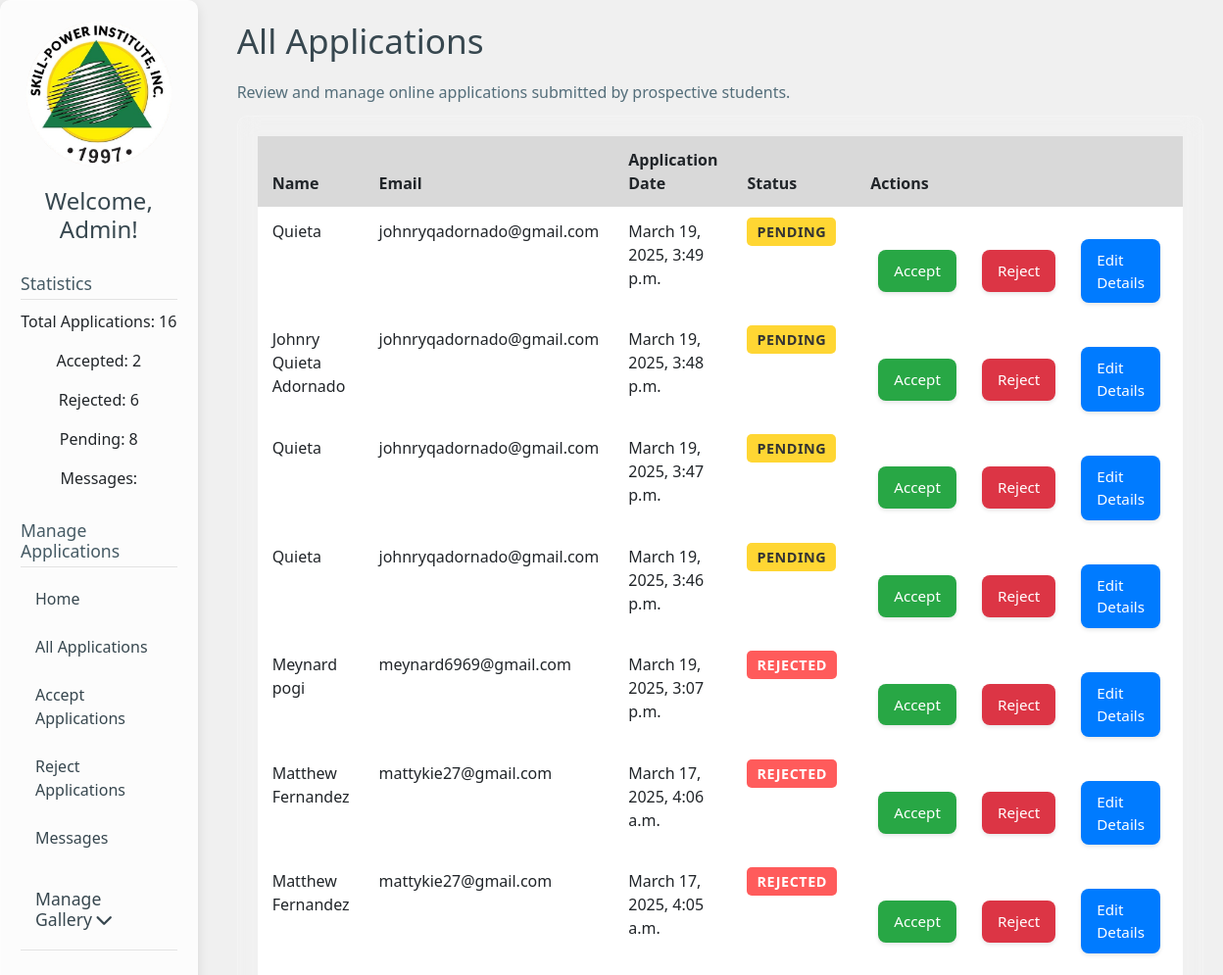
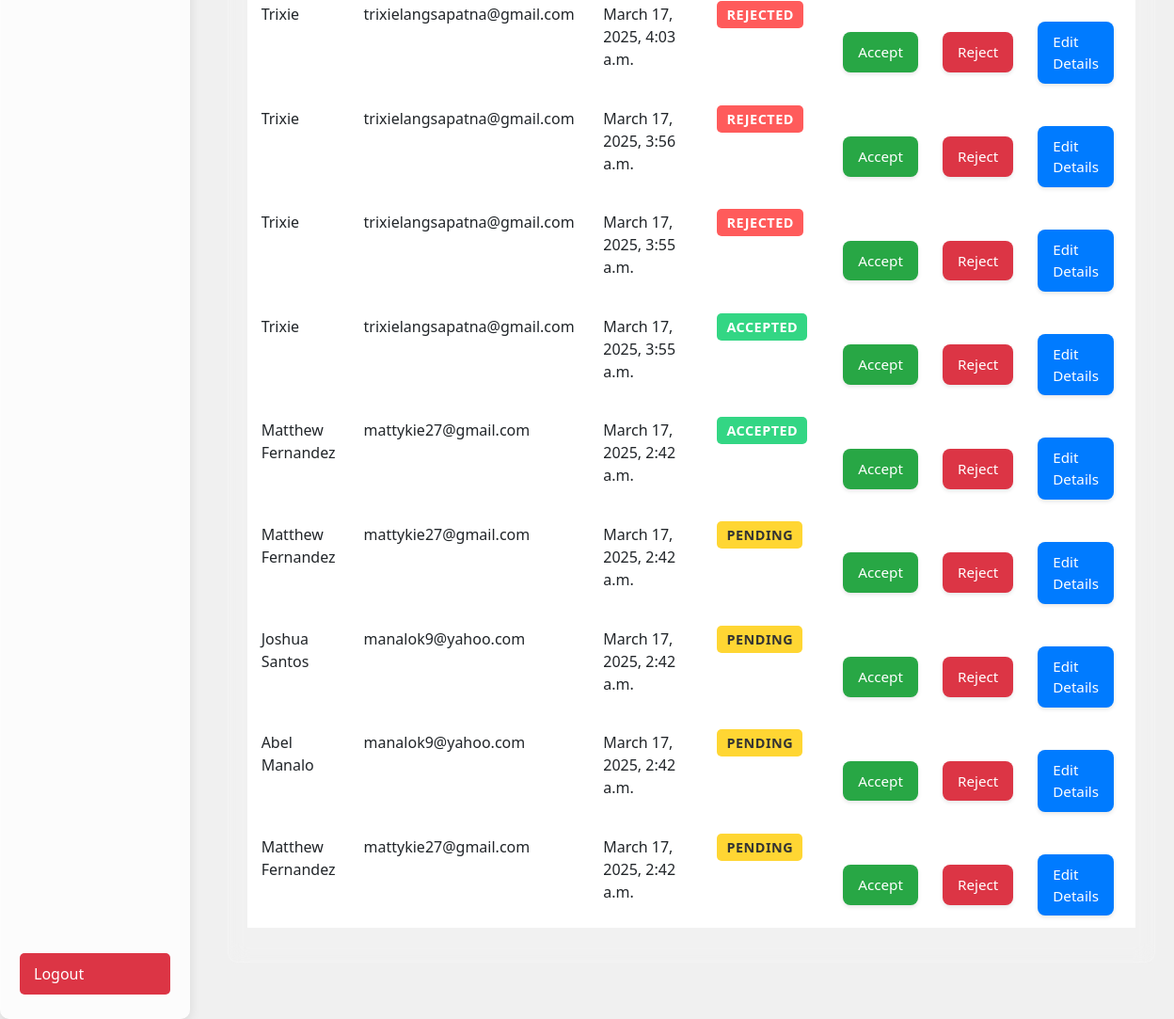
The page /admin_dashboard/ (signed in) on the database as committed earlier (2 pictures, top to bottom).
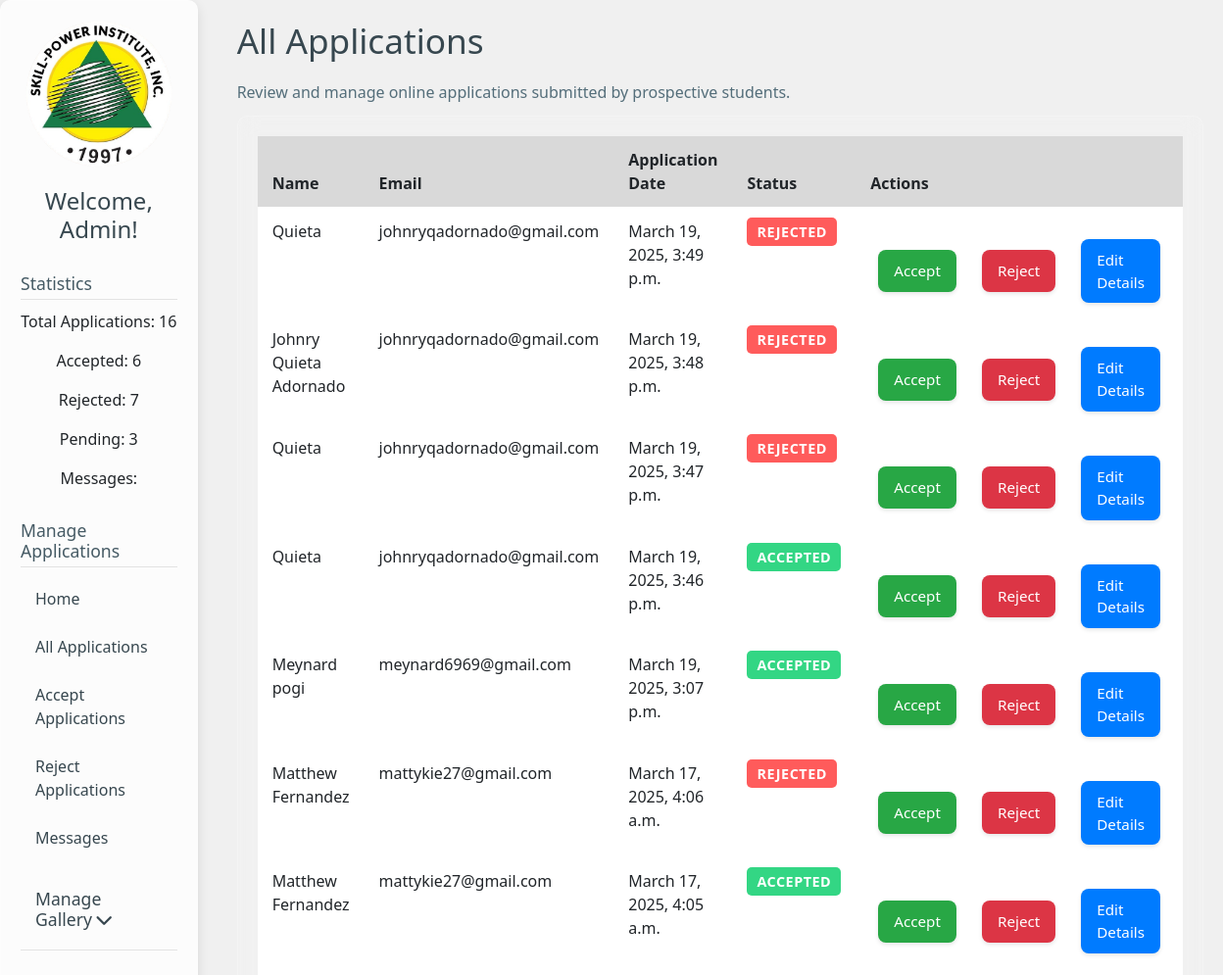
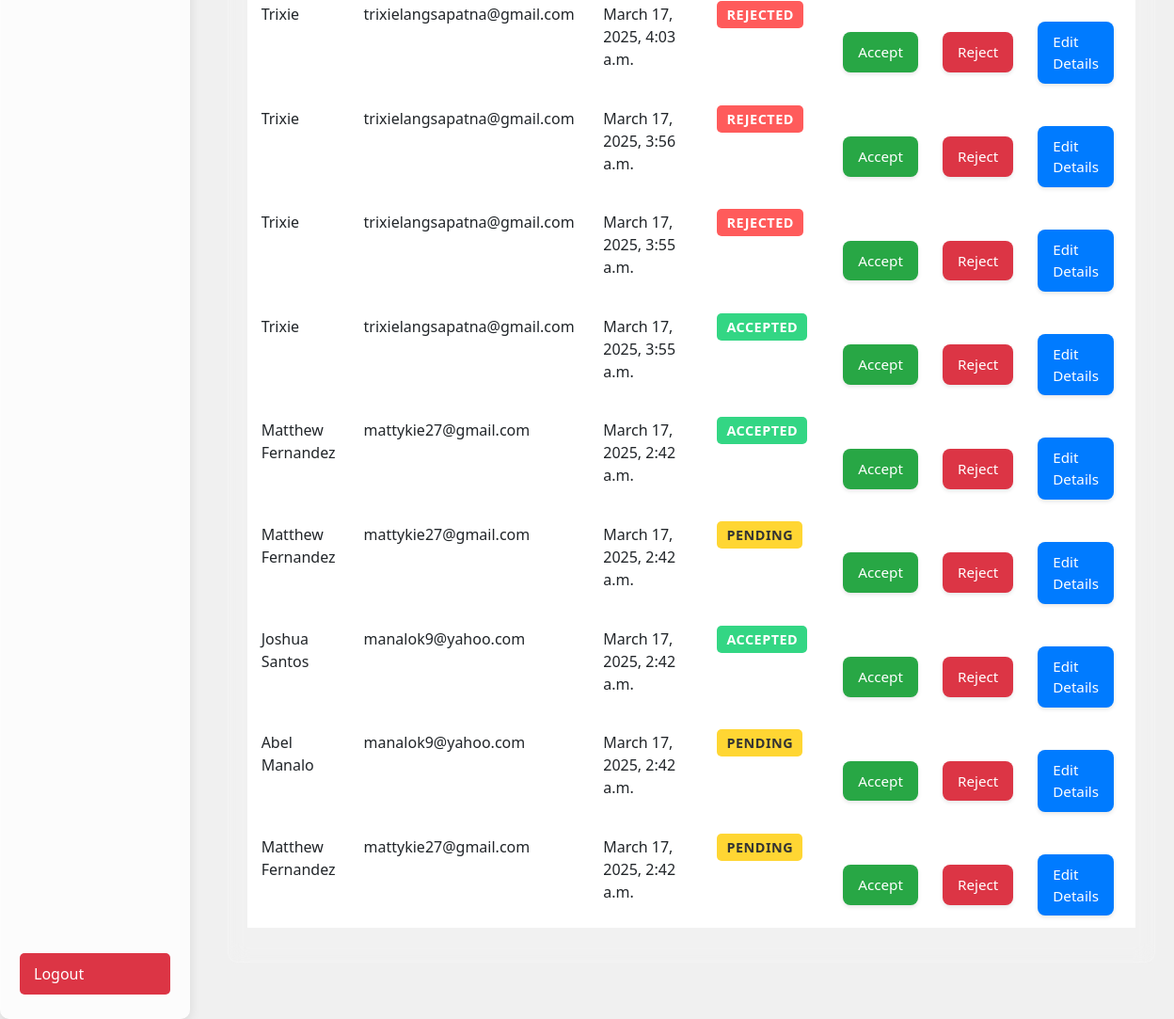
The same page on the database as committed later (2 pictures, top to bottom).
### myapp/models.py (models this page shows, shortened)
class Application(models.Model):
    STATUS_CHOICES = [
        ('pending', 'Pending'),
        ('accepted', 'Accepted'),
        ('rejected', 'Rejected'),
    ]
    name = models.CharField(max_length=100)  # Applicant's Name
    address = models.TextField()  # Applicant's Address
    email = models.EmailField()  # Applicant's Email
    contact_number = models.CharField(max_length=20)  # Applicant's Phone Number
    previous_school = models.CharField(max_length=100)  # Applicant's Previous School
    application_date = models.DateTimeField(auto_now_add=True)  # Date of Application
    status = models.CharField(  # Status of Application
        max_length=20,
        choices=STATUS_CHOICES,
        default='pending',
        help_text="Status of the application (Pending, Accepted, Rejected)"
    )
    applicant = models.ForeignKey(User, null=True, blank=True, on_delete=models.SET_NULL, related_name='applications')  # Optional
    notes = models.TextField(blank=True)
    class Meta:  # Add Meta class for ordering and display name
        verbose_name = "Application"  # Custom name
        verbose_name_plural = "Applications"  # Custom plural name
        ordering = ['application_date']  # Default ordering of entries

### myapp/views.py (the view)
# urls.py: path('admin_dashboard/', views.admin_dashboard, name='admin_dashboard'), #URL for the admin dashboard
@login_required
@user_passes_test(is_admin) # checks user is an admin before accessing
def admin_dashboard(request):
    applications = Application.objects.all().order_by('-application_date')
    application_count = Application.objects.count()
    accepted_count = Application.objects.filter(status='accepted').count()
    rejected_count = Application.objects.filter(status='rejected').count()
    pending_count = Application.objects.filter(status='pending').count()
    context = {
        'applications': applications,
        'application_count': application_count,
        'accepted_count': accepted_count,
        'rejected_count': rejected_count,
        'pending_count': pending_count,
    }
    return render(request, 'admin_dashboard.html', context)

### myapp/context_processors.py (called while the page is built)
def slider_images(request):
    slider_folder = os.path.join(settings.STATICFILES_DIRS[0], 'images', 'slider')
    if not os.path.exists(slider_folder):
        return {'image_files': []}  # Return an empty list if the folder doesn't exist
    image_files = [
        f"images/slider/{f}" for f in os.listdir(slider_folder)
        if f.lower().endswith(('.jpg', '.jpeg', '.png', '.gif'))
    ]
    return {'image_files': image_files}

### myapp/views.py (called while the page is built)
def is_admin(user):
    return user.is_staff and user.is_superuser # checks if the user is both of the condition

### templates/admin_dashboard.html (shortened to what this page needs)
{% extends 'admin_base.html' %}
{% load static %}
{% block head %}
    <link rel="stylesheet" type="text/css" href="{% static 'css/admin_dashboard.css' %}">
{% endblock %}
{% block content %}
    <div class="admin-dashboard-content">
        <h1>All Applications</h1>
        <p>Review and manage online applications submitted by prospective students.</p>
        <div class="table-container">
            {% if applications %}
                <table class="table">
                    <thead>
                        <tr>
                            <th>Name</th>
                            <th>Email</th>
                            <th>Application Date</th>
                            <th>Status</th>
                            <th>Actions</th>
                        </tr>
                    </thead>
                    <tbody>
                        {% for application in applications %}
                            <tr>
                                <td>{{ application.name }}</td>
                                <td>{{ application.email }}</td>
                                <td>{{ application.application_date }}</td>
                                <td>
                                    <span class="application-status {{ application.status }}">
                                        {{ application.get_status_display }}
                                    </span>
                                </td>
                                <td>
                                    <div class="action-buttons">
                                        <form method="post" action="{% url 'accept_application' application.id %}">
                                            <button type="submit" class="btn btn-success ripple">Accept</button>
                                        </form>
                                        <form method="post" action="{% url 'reject_application' application.id %}">
                                            <button type="submit" class="btn btn-danger ripple">Reject</button>
                                        </form>
                                        <a href="{% url 'edit_application' application.id %}" class="btn-primary">Edit Details</a>
                                    </div>
                                </td>
                            </tr>
                        {% endfor %}
                    </tbody>
                </table>
            {% else %}
                <p>No online applications found.</p>
            {% endif %}
        </div>
    </div>
{% endblock %}

### templates/admin_base.html (shortened to what this page needs)
{% load static %}
<!DOCTYPE html>
<html lang="en">
<head>
    <link rel="stylesheet" href="https://cdn.jsdelivr.net/npm/bootstrap@5.3.0/dist/css/bootstrap.min.css">
    <link rel="stylesheet" href="https://cdnjs.cloudflare.com/ajax/libs/font-awesome/6.0.0/css/all.min.css" />
    {% block head %}{% endblock %}
</head>
<body>
    <div class="sidebar">
        <img src="{% static 'images/SPI_LOGO-removebg-preview.png' %}" alt="School Logo">
        <div class="sidebar-section">
            <h4>Welcome, Admin!</h4>
        </div>
        <div class="sidebar-section">
            <h5>Statistics</h5>
            <p>Total Applications: {{ application_count }}</p>
            <p>Accepted: {{ accepted_count }}</p>
            <p>Rejected: {{ rejected_count }}</p>
            <p>Pending: {{ pending_count }}</p>
            <p>Messages: {{ message_count }}</p>
        </div>
        <div class="sidebar-section">
            <h5>Manage Applications</h5>
            <a href="{% url 'admin_home' %}">Home</a>
            <a href="{% url 'admin_dashboard' %}">All Applications</a>
            <a href="#">Accept Applications</a>
            <a href="#">Reject Applications</a>
            <a href="{% url 'contact_messages' %}">Messages</a>
        </div>
        <div class="sidebar-section">
            <h5>
                <a class="d-block" data-bs-toggle="collapse" href="#galleryMenu" role="button" aria-expanded="false" aria-controls="galleryMenu">
                    Manage Gallery <i class="fa fa-chevron-down"></i>
                </a>
            </h5>
        </div>
        <a href="{% url 'quick_links' %}" class="btn btn-danger logout-button">Logout</a>
    </div>
    <main class="main-content">
        <div class="mica-card">
            {% block content %}
            {% endblock %}
        </div>
    </main>
</body>
</html>

### myapp/static/css/admin_dashboard.css (style rules this page uses)
.admin-dashboard-content { text-align: left; padding: 20px; margin-bottom: 20px; max-width: 1200px; margin-left: auto; margin-right: auto; }
.admin-dashboard-content h1 { color: #37474f; margin-bottom: 20px; font-weight: 500; font-size: 2.2em; }
.admin-dashboard-content p { color: #546e7a; margin-bottom: 10px; line-height: 1.6; }
.application-status { font-weight: 500; margin-top: 12px; text-transform: uppercase; font-size: 0.9em; letter-spacing: 0.5px; }
.action-buttons { display: flex; justify-content: space-around; align-items: center; margin-top: 20px; }
.action-buttons button, .action-buttons a { flex: 1; margin: 0 8px; padding: 10px 16px; border-radius: 8px; font-size: 0.95em; font-weight: 500; text-decoration: none; transition: background-color 0.2s ease-in-out, color 0.2s ease-in-out, box-shadow 0.2s ease-in-out; box-shadow: 0 2px 4px rgba(0, 0, 0, 0.1); }
.ripple { position: relative; overflow: hidden; transform: translateZ(0); }
.ripple:after { content: ''; display: block; position: absolute; top: 50%; left: 50%; width: 0; height: 0; border-radius: 50%; background: rgba(255, 255, 255, 0.4); transform: translate(-50%, -50%); opacity: 0; transition: width 0.8s ease-out, height 0.8s ease-out, opacity 0.8s ease-out; }
.btn-success { background-color: #43a047; border-color: #43a047; color: #fff; }
.btn-danger { background-color: #e53935; border-color: #e53935; color: #fff; }
.btn-primary { background-color: #1e88e5; border-color: #1e88e5; color: #fff; }
.btn-success, .btn-danger, .btn-primary { color: white !important; }

### templates/admin_base.html (style rules this page uses)
body { min-height: 100vh; background-color: #f0f0f0; display: flex; }
.sidebar { width: 280px; background-color: rgba(255, 255, 255, 0.8); backdrop-filter: blur(10px); -webkit-backdrop-filter: blur(10px); border-radius: 10px; box-shadow: 0 4px 12px rgba(0, 0, 0, 0.1); border: 1px solid rgba(255, 255, 255, 0.2); padding: 20px; display: flex; flex-direction: column; align-items: center; text-align: center; margin-right: 20px; }
.sidebar img { max-width: 150px; margin-bottom: 20px; border-radius: 50%; }
.sidebar h4 { color: #37474f; margin-bottom: 15px; font-weight: 500; }
.sidebar a { display: block; padding: 10px 15px; text-decoration: none; color: #37474f; border-radius: 5px; transition: background-color 0.2s ease-in-out; width: 100%; text-align: left; margin-bottom: 5px; }
.sidebar-section { margin-bottom: 15px; width: 100%; }
.sidebar-section h5 { color: #455a64; font-size: 1.1em; margin-bottom: 10px; text-align: left; border-bottom: 1px solid rgba(0, 0, 0, 0.1); padding-bottom: 5px; }
.logout-button { margin-top: auto; width: 100%; }

### templates/admin_dashboard.html (style rules this page uses)
.table-container { background-color: rgba(255, 255, 255, 0.1); backdrop-filter: blur(10px); border: 1px solid rgba(255, 255, 255, 0.2); border-radius: 10px; padding: 20px; margin-bottom: 20px; }
.table { width: 100%; border-collapse: collapse; color: #fff; }
.table th, .table td { padding: 12px 15px; text-align: left; border-bottom: 1px solid rgba(255, 255, 255, 0.1); }
.table th { background-color: rgba(0, 0, 0, 0.1); }
.application-status { padding: 5px 10px; border-radius: 5px; font-weight: bold; }
.application-status.pending { background-color: rgba(255, 204, 0, 0.8); color: #333; }
.application-status.accepted { background-color: rgba(0, 204, 102, 0.8); color: #fff; }
.application-status.rejected { background-color: rgba(255, 51, 51, 0.8); color: #fff; }
.action-buttons { display: flex; gap: 10px; }
.btn { padding: 8px 16px; border: none; border-radius: 5px; cursor: pointer; color: #fff; transition: background-color 0.3s ease; }
.btn-success { background-color: #28a745; }
.btn-danger { background-color: #dc3545; }
.btn-primary { background-color: #007bff; }

Rows that differ between the two databases and show on the page:
changed Application "March 19, 2025, 3:49 p.m.": status "PENDING" → "REJECTED"
changed Application "Johnry Quieta Adornado": status "PENDING" → "REJECTED"
changed Application "March 19, 2025, 3:47 p.m.": status "PENDING" → "REJECTED"
changed Application "March 19, 2025, 3:46 p.m.": status "PENDING" → "ACCEPTED"
changed Application "Meynard pogi": status "REJECTED" → "ACCEPTED"
changed Application "March 17, 2025, 4:05 a.m.": status "REJECTED" → "ACCEPTED"
changed Application "Joshua Santos": status "PENDING" → "ACCEPTED"
Other text that changed with them:
{{ accepted_count }}: "2" → "6"
{{ rejected_count }}: "6" → "7"
{{ pending_count }}: "8" → "3"
